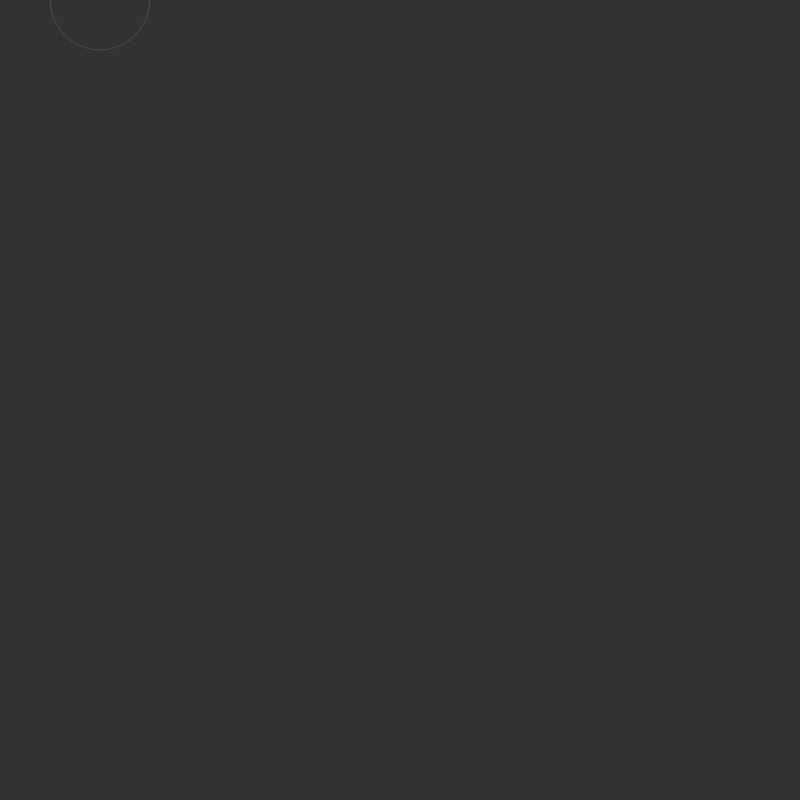
Frame 1 (no input)
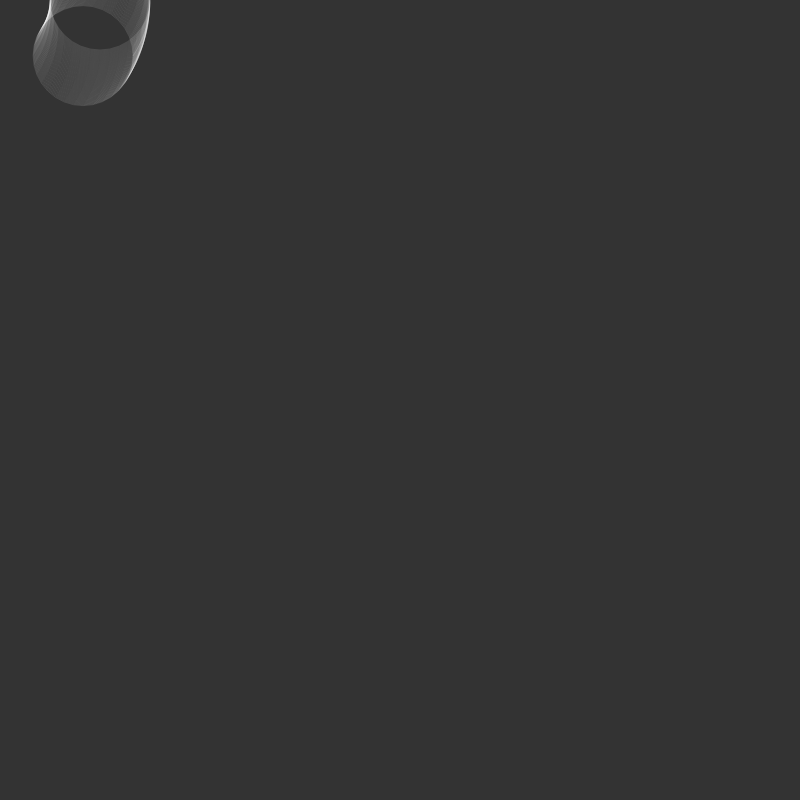
Frame 60 (no input)
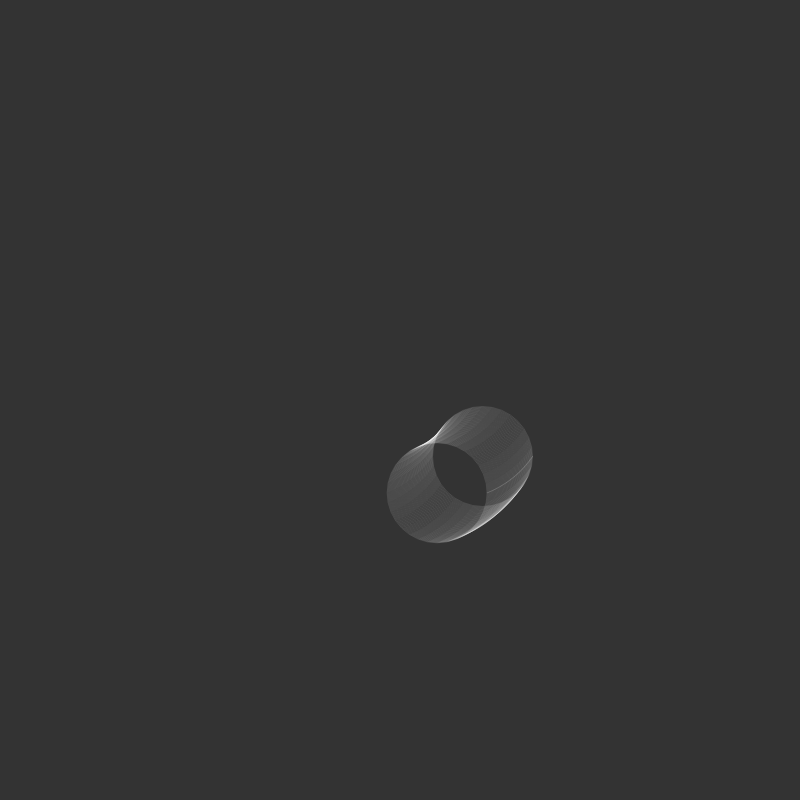
Frame 120 (the mouse pressed at the canvas centre since frame 60)

The p5.js sketch that drew these frames (run headless with seeded random() and noise() and a simulated clock; from frame 60 on, the mouse is pressed at the canvas centre):

// p5.js sketch
// ── sketch.js
var angle = 0;
var radius = 100;
function setup() {
  createCanvas(800, 800);
  background(51);
  stroke(255);
  noFill();
}

function draw() {
  background(51,0.1);
  var x = mouseX + cos(angle)*radius;
  var y = mouseY + sin(angle)*radius;
  stroke(255,30);
  ellipse(x,y, 100,100)
  angle+=0.01;
}

function mousePressed(){
  background(51);
}
